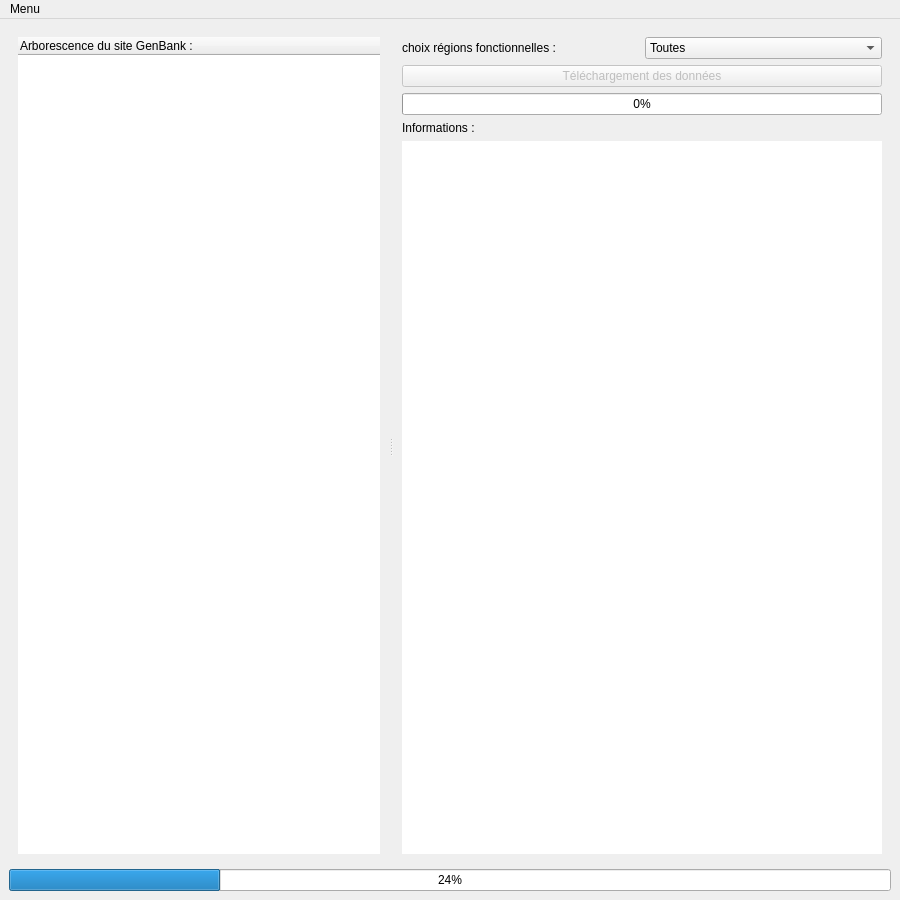
<?xml version="1.0" encoding="UTF-8"?>
<ui version="4.0">
 <class>MainWindow</class>
 <widget class="QMainWindow" name="MainWindow">
  <property name="geometry">
   <rect>
    <x>200</x>
    <y>0</y>
    <width>900</width>
    <height>900</height>
   </rect>
  </property>
  <property name="windowTitle">
   <string>Projet Bio Informatique [groupe SDSC]</string>
  </property>
  <widget class="QWidget" name="centralwidget">
   <layout class="QGridLayout" name="gridLayout">
    <item row="2" column="1">
     <widget class="QProgressBar" name="progressBar_2">
      <property name="value">
       <number>24</number>
      </property>
     </widget>
    </item>
    <item row="0" column="1">
     <widget class="QSplitter" name="splitter">
      <property name="orientation">
       <enum>Qt::Horizontal</enum>
      </property>
      <widget class="QFrame" name="frame">
       <property name="frameShape">
        <enum>QFrame::NoFrame</enum>
       </property>
       <property name="frameShadow">
        <enum>QFrame::Raised</enum>
       </property>
       <layout class="QHBoxLayout" name="horizontalLayout">
        <item>
         <widget class="QTreeWidget" name="treeWidget">
          <property name="frameShape">
           <enum>QFrame::NoFrame</enum>
          </property>
          <property name="animated">
           <bool>true</bool>
          </property>
          <column>
           <property name="text">
            <string>Arborescence du site GenBank :</string>
           </property>
          </column>
         </widget>
        </item>
       </layout>
      </widget>
      <widget class="QFrame" name="frame_2">
       <property name="frameShape">
        <enum>QFrame::NoFrame</enum>
       </property>
       <property name="frameShadow">
        <enum>QFrame::Raised</enum>
       </property>
       <layout class="QGridLayout" name="gridLayout_2">
        <item row="1" column="0">
         <widget class="QLabel" name="label">
          <property name="text">
           <string>choix régions fonctionnelles :</string>
          </property>
         </widget>
        </item>
        <item row="8" column="0" colspan="2">
         <widget class="QTextEdit" name="textEdit">
          <property name="frameShape">
           <enum>QFrame::NoFrame</enum>
          </property>
          <property name="readOnly">
           <bool>true</bool>
          </property>
         </widget>
        </item>
        <item row="4" column="0" colspan="2">
         <widget class="QPushButton" name="downloadButton">
          <property name="enabled">
           <bool>false</bool>
          </property>
          <property name="text">
           <string>Téléchargement des données</string>
          </property>
         </widget>
        </item>
        <item row="5" column="0" colspan="2">
         <widget class="QProgressBar" name="progressBar">
          <property name="value">
           <number>0</number>
          </property>
         </widget>
        </item>
        <item row="1" column="1">
         <widget class="QComboBox" name="combobox">
          <item>
           <property name="text">
            <string>Toutes</string>
           </property>
          </item>
          <item>
           <property name="text">
            <string>CDS</string>
           </property>
          </item>
          <item>
           <property name="text">
            <string>centromere</string>
           </property>
          </item>
          <item>
           <property name="text">
            <string>intron</string>
           </property>
          </item>
          <item>
           <property name="text">
            <string>mobile_element</string>
           </property>
          </item>
          <item>
           <property name="text">
            <string>ncRNA</string>
           </property>
          </item>
          <item>
           <property name="text">
            <string>rRNA</string>
           </property>
          </item>
          <item>
           <property name="text">
            <string>telomere</string>
           </property>
          </item>
          <item>
           <property name="text">
            <string>tRNA</string>
           </property>
          </item>
          <item>
           <property name="text">
            <string>3'UTR</string>
           </property>
          </item>
          <item>
           <property name="text">
            <string>5'UTR</string>
           </property>
          </item>
          <item>
           <property name="text">
            <string>Région libre [à faire encore]</string>
           </property>
          </item>
         </widget>
        </item>
        <item row="6" column="0" colspan="2">
         <widget class="QLabel" name="label_2">
          <property name="text">
           <string>Informations :</string>
          </property>
         </widget>
        </item>
       </layout>
      </widget>
     </widget>
    </item>
   </layout>
  </widget>
  <widget class="QMenuBar" name="menubar">
   <property name="geometry">
    <rect>
     <x>0</x>
     <y>0</y>
     <width>895</width>
     <height>22</height>
    </rect>
   </property>
   <widget class="QMenu" name="menumenu">
    <property name="title">
     <string>Menu</string>
    </property>
    <addaction name="actionDarkMode"/>
    <addaction name="actionR_soudre_les_Probl_mes"/>
    <addaction name="emptyCache"/>
   </widget>
   <addaction name="menumenu"/>
  </widget>
  <action name="recharger">
   <property name="text">
    <string>Rechargement</string>
   </property>
  </action>
  <action name="emptyCache">
   <property name="text">
    <string>Réinitialisation </string>
   </property>
  </action>
  <action name="actionDark_Mode">
   <property name="checkable">
    <bool>true</bool>
   </property>
   <property name="text">
    <string>Dark Mode</string>
   </property>
  </action>
  <action name="actionDarkMode">
   <property name="checkable">
    <bool>true</bool>
   </property>
   <property name="text">
    <string>Dark Mode</string>
   </property>
  </action>
  <action name="actionR_soudre_les_Probl_mes">
   <property name="checkable">
    <bool>true</bool>
   </property>
   <property name="text">
    <string>Résoudre les Problèmes</string>
   </property>
  </action>
 </widget>
 <resources/>
 <connections/>
</ui>
